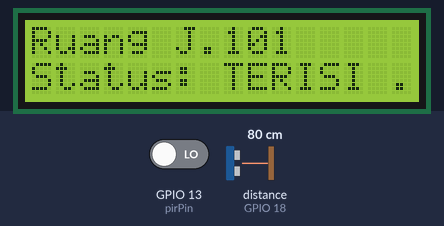
Recording of a sketch running on a simulated ESP32. Shown: 16×2 character LCD. Wiring (inferred from the names in the program): ultrasonic range finder: trigger GPIO 5; echo GPIO 18. The test bench sets the inputs (shaded band); at power-on: GPIO 13 (pirPin) LOW, distance to the obstacle (sensor on GPIO 18) 80 cm. The echo pulse lasts 58.3 µs per cm; WiFi joins after 1.5 s; servers stay silent unless stated; what the sketch prints to the serial monitor is not drawn.

Above: at 1.8 s.

The sketch:

coba_kombinasi_sensor.ino
```cpp
#include <WiFi.h>
#include <Wire.h>
#include <LiquidCrystal_I2C.h>
#include <FirebaseESP32.h>

// 1. KONFIGURASI WI-FI HOTSPOT & FIREBASE
#define WIFI_SSID "LASTRI"
#define WIFI_PASSWORD "00181934"

#define DATABASE_URL "https://okupansi-ruangan-default-rtdb.asia-southeast1.firebasedatabase.app"
#define DATABASE_SECRET "TGjh89t8q9U9I2UrAYngIwlF8kWZnLdVO8fFgnPZ"

// 2. INISIALISASI HARDWARE & PIN
LiquidCrystal_I2C lcd(0x27, 16, 2);

const int pirPin = 13;
const int trigPin = 5;
const int echoPin = 18;

const int JARAK_AMBANG_PINTU = 80; // (cm)
const unsigned long HOLD_TIME = 10000; // 10 Detik untuk simulasi tes cepat

unsigned long lastActivityTime = 0;
bool statusTerisi = false;

FirebaseData fbdo;
FirebaseAuth auth;
FirebaseConfig config;

long bacaJarakUltrasonik() {
  digitalWrite(trigPin, LOW);
  delayMicroseconds(5);
  digitalWrite(trigPin, HIGH);
  delayMicroseconds(10);
  digitalWrite(trigPin, LOW);

  long duration = pulseIn(echoPin, HIGH, 30000);
  if (duration == 0) return -1;
  return duration * 0.034 / 2;
}

void setup() {
  Serial.begin(115200);

  pinMode(pirPin, INPUT);
  pinMode(trigPin, OUTPUT);
  pinMode(echoPin, INPUT);

  lcd.init();
  lcd.backlight();
  lcd.setCursor(0, 0);
  lcd.print("Ruang J.101");
  lcd.setCursor(0, 1);
  lcd.print("WiFi Connecting..");

  WiFi.begin(WIFI_SSID, WIFI_PASSWORD);
  while (WiFi.status() != WL_CONNECTED) {
    delay(500);
    Serial.print(".");
  }

  Serial.println("\nWi-Fi Terhubung!");

  config.database_url = DATABASE_URL;
  config.signer.tokens.legacy_token = DATABASE_SECRET;

  Firebase.begin(&config, &auth);
  Firebase.reconnectWiFi(true);

  lcd.setCursor(0, 1);
  lcd.print("Status: KOSONG ");

  // HANYA UPDATE SENSOR STATUS (Tidak Menimpa Info Dosen)
  Firebase.setString(fbdo, "/Ruangan/J101/status", "KOSONG");

  Serial.println("=============================================");
  Serial.println(" SISTEM COMBINATION OKUPANSI RUANG READY!");
  Serial.println("=============================================");
}

void loop() {
  int pirState = digitalRead(pirPin);
  long jarakCm = bacaJarakUltrasonik();
  unsigned long currentMillis = millis();

  bool adaAktivitasPIR = (pirState == HIGH);
  bool adaOrangDiPintu = (jarakCm > 0 && jarakCm <= JARAK_AMBANG_PINTU);

  // A. Jika Sensor Mendeteksi Aktivitas (PIR ATAU Ultrasonik)
  if (adaAktivitasPIR || adaOrangDiPintu) {
    lastActivityTime = currentMillis;

    if (!statusTerisi) {
      statusTerisi = true;

      lcd.setCursor(0, 1);
      lcd.print("Status: TERISI ");

      Serial.println("[EVENT] Hardware Detecting Activity -> Sending TERISI to Firebase");
      Firebase.setString(fbdo, "/Ruangan/J101/status", "TERISI");
    }
  }

  // B. Jika Tidak Ada Aktivitas & Hold Time Habis
  if (statusTerisi && (currentMillis - lastActivityTime >= HOLD_TIME)) {
    statusTerisi = false;

    lcd.setCursor(0, 1);
    lcd.print("Status: KOSONG ");

    Serial.println("[EVENT] Hold Timer Expired -> Sending KOSONG to Firebase");
    Firebase.setString(fbdo, "/Ruangan/J101/status", "KOSONG");
  }

  delay(250);
}
```
